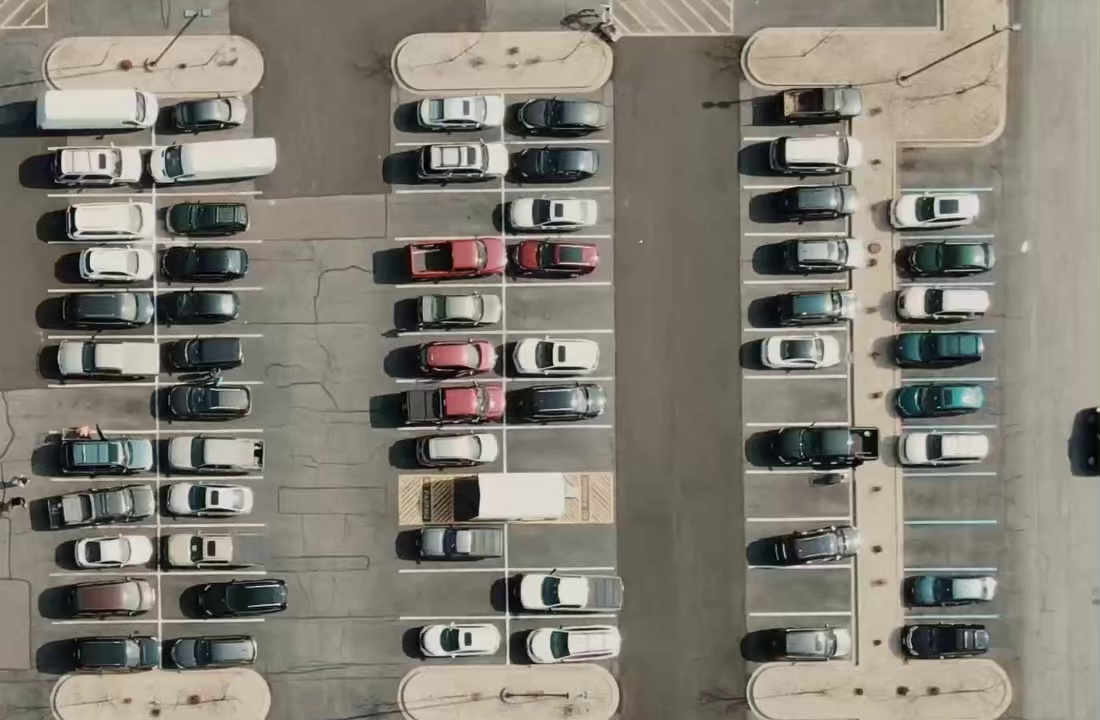
#> input picture Parking_detetion_opencv/carParking.jpg, 1100 x 720 px, found by its file name
$ python getParking.py
#> lines starting #> are read from the running program, lines starting #| are printed output that depends on the picture; after the words box and inside, x2 and y2 are one past the last pixel; in counts of white or black regions, pixels touching at a corner belong together
### Parking_detetion_opencv/rotaParking.py
# @Time    : 2023/2/3
# @Author  : Bing

import cv2
import math

"""
Assume a point(x,y) in a pic, it's rotated by a degree around a coordinate point(x0,yo)

x0 = (x - rx0) * cos(a) - (y - ry0) * sin(a) + rx0

y0 = (x - rx0) * sin(a) + (y - ry0) * cos(a) + ry0

"""

def angleRota(center_x,center_y,x,y,w,h,a):
    """

    Args:
        center_x: Rotating reference point
        center_y:Rotating reference point
        x: rectangle left up
        y: rectangle left up
        w: rectangle
        h: rectangle
        a: rotating degree

    Returns:

    """
    a = (math.pi/180)*a
    x1,y1 = x,y # left up
    x2,y2 = x+w,y # right up
    x3,y3 = x+w, y+h # right down
    x4,y4 = x,y+h #left down

    # rota
    px1 = int((x1 - center_x) * math.cos(a) - (y1 - center_y) * math.sin(a) + center_x)
    py1 = int((x1 - center_x) * math.sin(a) + (y1 - center_y) * math.cos(a) + center_y)
    px2 = int((x2 - center_x) * math.cos(a) - (y2 - center_y) * math.sin(a) + center_x)
    py2 = int((x2 - center_x) * math.sin(a) + (y2 - center_y) * math.cos(a) + center_y)
    px3 = int((x3 - center_x) * math.cos(a) - (y3 - center_y) * math.sin(a) + center_x)
    py3 = int((x3 - center_x) * math.sin(a) + (y3 - center_y) * math.cos(a) + center_y)
    px4 = int((x4 - center_x) * math.cos(a) - (y4 - center_y) * math.sin(a) + center_x)
    py4 = int((x4 - center_x) * math.sin(a) + (y4 - center_y) * math.cos(a) + center_y)
    pt1 = (px1, py1)
    pt2 = (px2, py2)
    pt3 = (px3, py3)
    pt4 = (px4, py4)

    angle = [pt1,pt2,pt3,pt4]

    return angle

def drawLine(img,angle,color,thickness):
    cv2.line(img,angle[0],angle[1],color,thickness)
    cv2.line(img, angle[1], angle[2], color, thickness)
    cv2.line(img, angle[2], angle[3], color, thickness)
    cv2.line(img, angle[3], angle[0], color, thickness)

    return img


def recRota(img,center_x,center_y,x1,y1,w,h,rota,draw=True):
    color = (255,255,0)
    thickness = 2
    angle = angleRota(x1,y1,x1,y1,w,h,rota)

    if draw==True:
        img = drawLine(img,angle,color,thickness)
        return img, angle
    else:
        return angle

### Parking_detetion_opencv/getParking.py
# @Time    : 2023/2/3
# @Author  : Bing


import cv2
import pickle
from rotaParking import recRota

# 1.load pic
filepath = 'C:/Users/WenBi/Desktop/Project/opencv/carParking.jpg'
filename = 'parking_position.txt' # save parking position

w,h = 100,50

try:
    with open(filename,'rb') as file_object:
#> (reads Parking_detetion_opencv/parking_position.txt from the repository)
        posList = pickle.load(file_object)

except:
    posList = []

# 2.callback function, mouse event trigger
def onMouse(events,x,y,flag,params):
    if events == cv2.EVENT_LBUTTONDOWN:
        posList.append((x,y))
    if events == cv2.EVENT_RBUTTONDOWN:
        for index, pos in enumerate(posList):
            if pos[0]<x<pos[0]+w and pos[1]<y<pos[1]+h:
                posList.pop(index)
    # 3. save
    with open(filename,'wb') as file_object:
        pickle.dump(posList,file_object)


# 4. draw parking box
while True:
    img = cv2.imread(filepath)
#> img is the input picture: shape (720, 1100, 3); mean B, G, R 115.9, 126, 130.4
    # Iterate over all the coordinates that the mouse clicked,
    # which is the xy coordinate in the top left corner of the rectangle
    for pos in posList:
        img, angle = recRota(img,pos[0],pos[1],pos[0],pos[1],w,h,-4)
#> this loop made 70 passes
#> angle on passes 1 to 12: [(398, 242), (497, 235), (501, 284), (401, 291)], [(745, 331), (844, 324), (848, 373), (748, 380)], [(47, 577), (146, 570), (150, 619), (50, 626)], [(748, 523), (847, 516), (851, 565), (751, 572)], [(398, 428), (497, 421), (501, 470), (401, 477)], [(50, 97), (149, 90), (153, 139), (53, 146)], [(51, 149), (150, 142), (154, 191), (54, 198)], [(50, 195), (149, 188), (153, 237), (53, 244)], [(48, 243), (147, 236), (151, 285), (51, 292)], [(47, 290), (146, 283), (150, 332), (50, 339)], [(49, 335), (148, 328), (152, 377), (52, 384)], [(54, 385), (153, 378), (157, 427), (57, 434)]
#> pass 1, in recRota, `img = drawLine(img,angle,color,thickness)`:
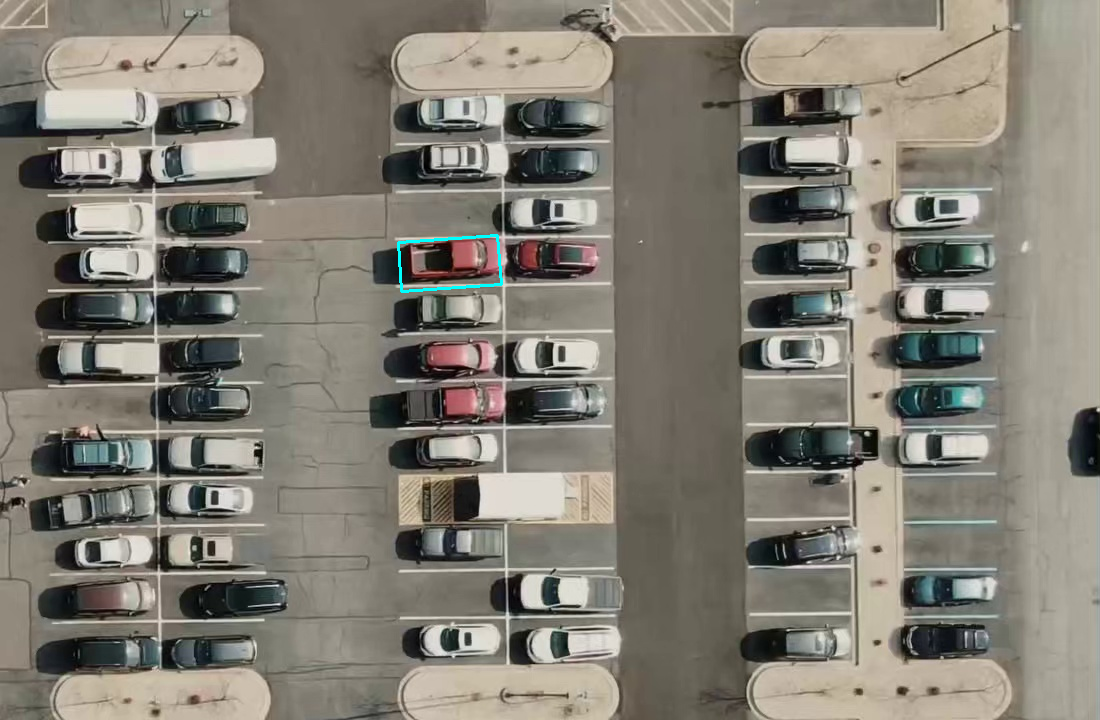
#> img: shape (720, 1100, 3); 0.11% of pixels changed, all inside (x1, y1, x2, y2) = (397, 234, 503, 293)
#> pass 2, in recRota (call 2), `img = drawLine(img,angle,color,thickness)`:
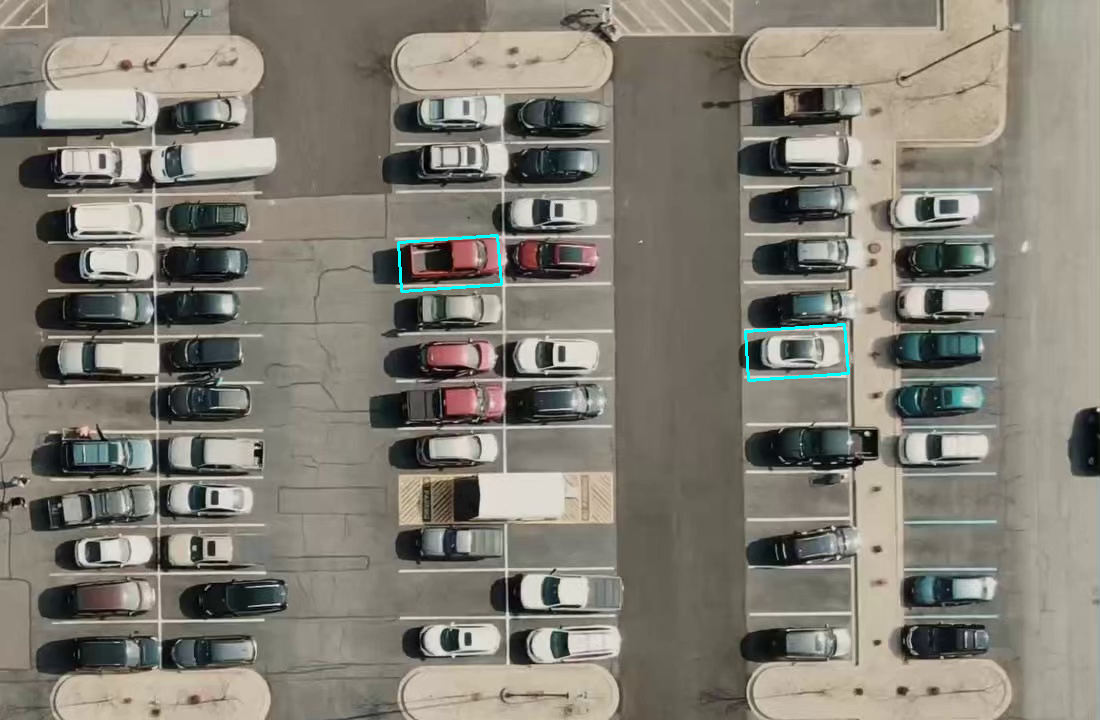
#> img: shape (720, 1100, 3); 0.11% of pixels changed, all inside (x1, y1, x2, y2) = (744, 323, 850, 382)
#> pass 3, in recRota (call 3), `img = drawLine(img,angle,color,thickness)`:
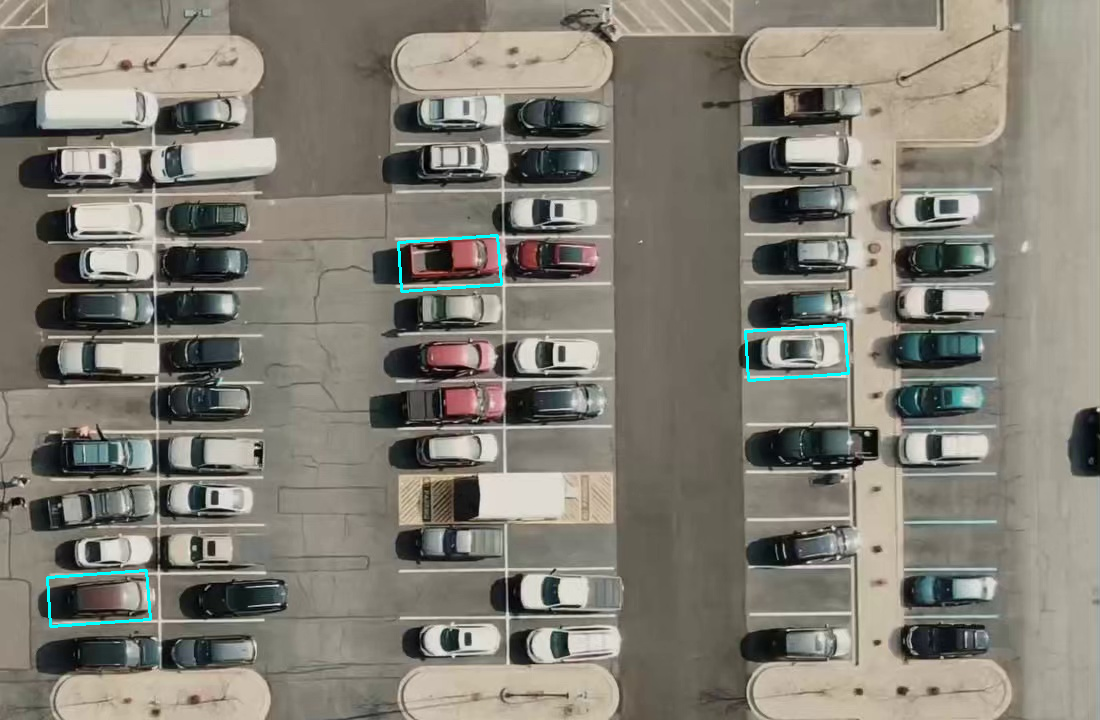
#> img: shape (720, 1100, 3); 0.11% of pixels changed, all inside (x1, y1, x2, y2) = (46, 569, 152, 628)
#> after the loop:
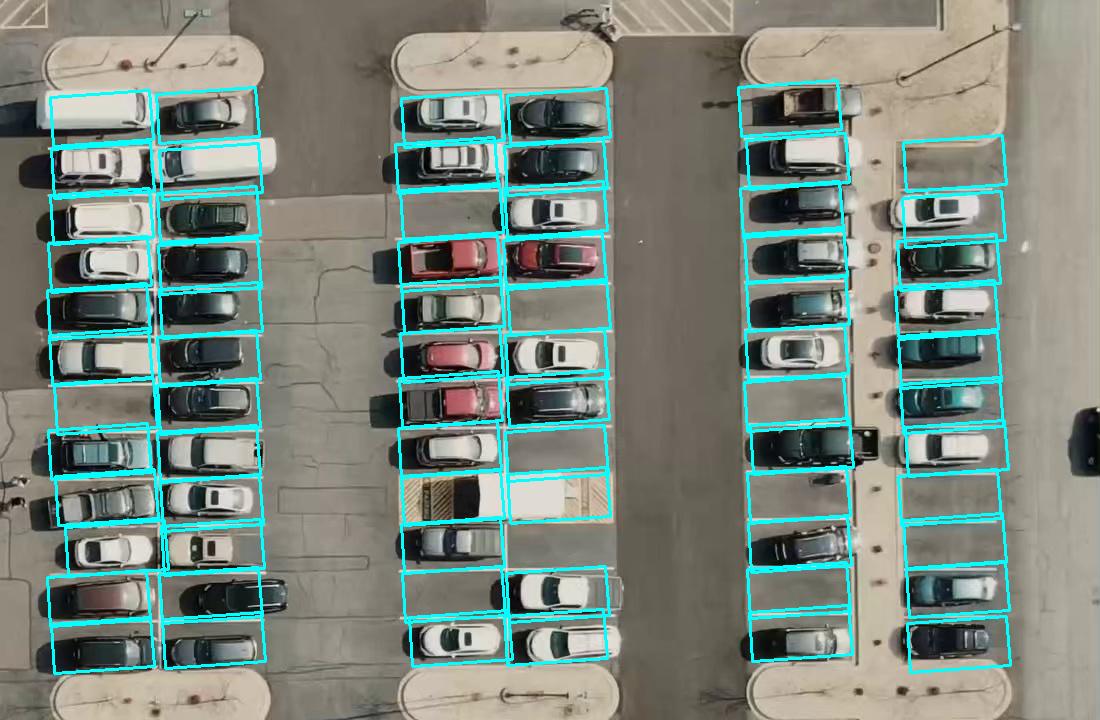
#> img: shape (720, 1100, 3); 6.79% of pixels changed, all inside (x1, y1, x2, y2) = (46, 79, 1012, 675)
    cv2.imshow('img',img)

    cv2.setMouseCallback('img',onMouse)
    key = cv2.waitKey(0)
#> (key Esc is pressed here)
    cv2.destroyAllWindows()
